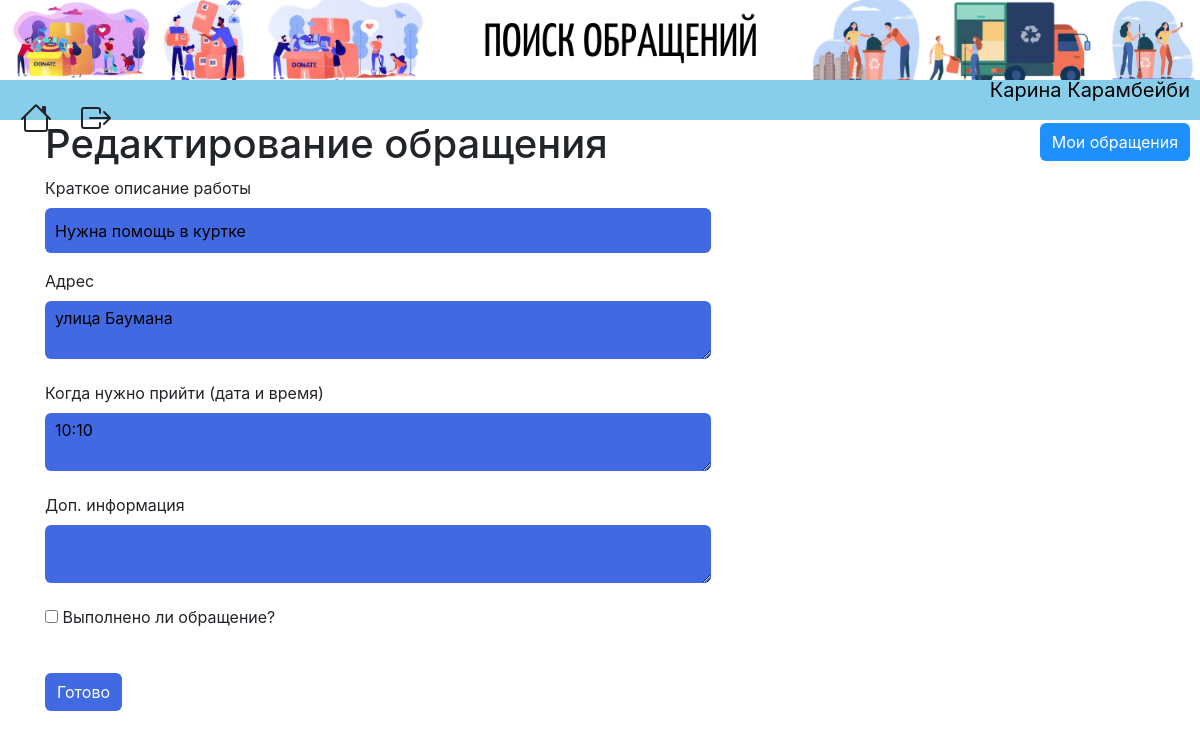
The page /addjob/3 (signed in) on the database its author committed.
### data/users.py (models this page shows, shortened)
class User(SqlAlchemyBase, UserMixin):
    __tablename__ = 'users'
    id = sqlalchemy.Column(sqlalchemy.Integer, primary_key=True, autoincrement=True)
    surname = sqlalchemy.Column(sqlalchemy.String, nullable=True)
    name = sqlalchemy.Column(sqlalchemy.String, nullable=True)
    employment = sqlalchemy.Column(sqlalchemy.String, nullable=True)
    email = sqlalchemy.Column(sqlalchemy.String, index=True, unique=True, nullable=True)
    hashed_password = sqlalchemy.Column(sqlalchemy.String, nullable=True)
    info = sqlalchemy.Column(sqlalchemy.String, nullable=True)
    job = orm.relation("Jobs", back_populates='user')

### data/jobs.py (models this page shows)
class Jobs(SqlAlchemyBase):
    __tablename__ = 'jobs'
    id = sqlalchemy.Column(sqlalchemy.Integer,
                           primary_key=True, autoincrement=True)
    employer = sqlalchemy.Column(sqlalchemy.Integer, sqlalchemy.ForeignKey("users.id"))
    description = sqlalchemy.Column(sqlalchemy.String)
    address = sqlalchemy.Column(sqlalchemy.String)
    info = sqlalchemy.Column(sqlalchemy.String, nullable=True)
    date = sqlalchemy.Column(sqlalchemy.String)
    coords = sqlalchemy.Column(sqlalchemy.String)
    is_finished = sqlalchemy.Column(sqlalchemy.Boolean, default=False)
    employee = sqlalchemy.Column(sqlalchemy.Integer, default=0)
    user = orm.relation('User')

### data/jobs_api.py (the view, shortened to what this page needs)
@blueprint.route('/addjob/<int:job_id>', methods=['GET', 'POST'])
@login_required
def edit_job(job_id):
    form = JobsForm()
    session = db_session.create_session()
    job = session.query(Jobs).filter(Jobs.id == job_id, Jobs.employer == current_user.id).first()
    if request.method == "GET":
        if job:
            form.description.data = job.description
            form.address.data = job.address
            form.date.data = job.date
            form.info.data = job.info
            form.is_finished.data = job.is_finished
        else:
            abort(404)
    return render_template('edit_job.html', title='Редактирование обращения', form=form)

### data/db_session.py (called while the page is built)
def create_session() -> Session:
    global __factory
    return __factory()

### main.py (called while the page is built)
def main():
    db_session.global_init("db/jobs.db")
    @login_manager.user_loader
    def load_user(user_id):
        session = db_session.create_session()
        return session.query(User).get(user_id)
    app.register_blueprint(jobs_api.blueprint)
    app.register_blueprint(user_api.blueprint)
    @app.errorhandler(404)
    def not_found(error):
        return make_response(jsonify({'error': 'Not found'}), 404)
    app.run()

### templates/edit_job.html (shortened to what this page needs)
{% extends "base.html" %}
{% block content %}
<h1>Редактирование обращения</h1>
<form action="" method="post">
    <p>
        {{ form.description.label }}<br>
        {{ form.description(class="edit-job-form") }}<br>
    </p>
    <p>
        {{ form.address.label }}<br>
        {{ form.address(class="edit-job-form") }}<br>
    </p>
    <p>
        {{ form.date.label }}<br>
        {{ form.date(class="edit-job-form") }}<br>
    </p>
    <p>
        {{ form.info.label }}<br>
        {{ form.info(class="edit-job-form") }}<br>
    </p>
    <p>{{ form.is_finished() }} {{ form.is_finished.label }}</p>
    <p>{{ form.submit(type="submit", class="edit-job-ready-btn") }}</p>
</form>
{% endblock %}

### templates/base.html (shortened to what this page needs)
<!doctype html>
<html lang="en">
<head>
    <link rel="stylesheet" type="text/css" href="/static/css/style.css"/>
    <link rel="stylesheet"
          href="https://stackpath.bootstrapcdn.com/bootstrap/4.4.1/css/bootstrap.min.css"
>
</head>
<body>
<div class="menu">
    <img src="http://127.0.0.1:5000/static/img/Поиск%20обращений.png" alt="моя картинка" class="img-responsive">
    <nav class="navbar">
        <a class="home" href="/">
        </a>
        {% if current_user.is_authenticated %}
        <a class="exit" href="/logout">
        </a>
        {% if current_user.is_authenticated and current_user.employment == 'Заказчик' %}
        <div class="my_orders">
            <a href="/myjobs">Мои обращения</a>
        </div>
        {% endif %}
        {% else %}
        <p>
        <div class="register"><a href="/register">Регистрация</a></div>
        <div class="login"><a href="/login">Вход</a></div>
        </p>
        {% endif %}
        <p class="username">{{ current_user.surname }} {{ current_user.name }}</p>
    </nav>
</div>
<main role="main" class="container">
    {% block content %}{% endblock %}
</main>
</body>
</html>

### static/css/style.css (style rules this page uses)
.menu { background: #87CEEB; height: 120px; }
.home { position: absolute; left: 20px; margin-top: 60px; color: #242225; }
.exit { position: absolute; left: 80px; margin-top: 60px; color: #242225; }
.my_orders a { position: absolute; right: 10px; margin-top: 35px; background-color: #1E90FF; color: #fff; border-radius: 6px; padding: 7px 12px 7px 12px; }
.username { position: absolute; margin-top: 20px; font-size: 20px; right: 10px; color: #000000; }
form { width: 60%; }
.edit-job-form { width: 100%; border: none; border-radius: 6px; min-height: 45px; padding: 5px 5px 5px 10px; background-color: #4169E1; }
.edit-job-ready-btn { background-color: #4169E1; border: none; color: #fff; border-radius: 6px; padding: 7px 12px 7px 12px; margin-top: 20px; }
.img-responsive { max-width: 100%; height: auto; }

### rows shown on the page
User: surname "Карина", name "Карамбейби"
Jobs: description "Нужна помощь в куртке", address "улица Баумана", date "10:10"
